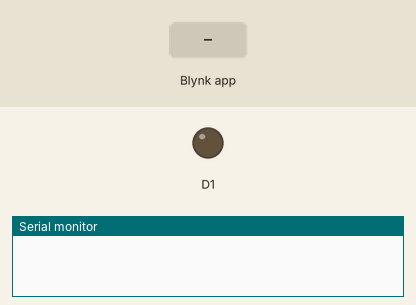
Recording of a sketch running on a simulated ESP8266 (NodeMCU). Parts: output pins drawn as LEDs (lit = HIGH), the last lines printed to the serial monitor. Inputs (shaded band) come from the test bench. WiFi joins after 1.5 s; servers stay silent unless stated.

Above: at 3.0 s.
3.1 s: Blynk app writes 1 to V0
At 3.4 s:
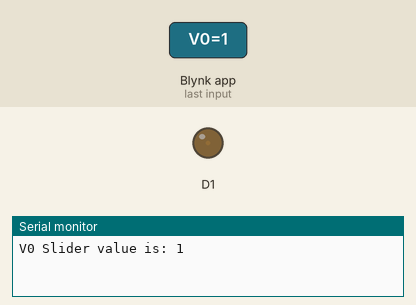
4.6 s: Blynk app writes 200 to V0
At 5.8 s:
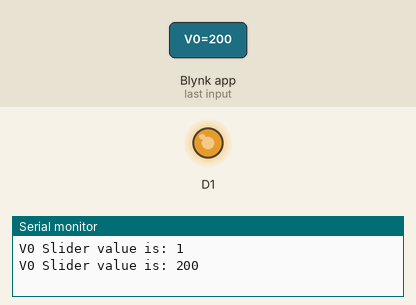
6.1 s: Blynk app writes 0 to V0
At 6.9 s:
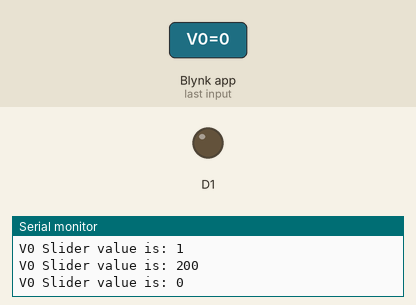
Timing chart, 0 to 9.1 s (numbered marks = the images above; inputs shaded):
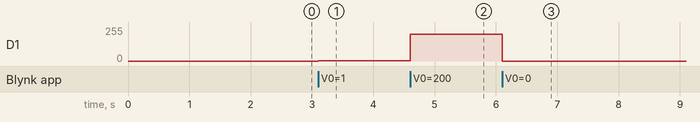

Measured:
- after the input at 3.1 s, D1: 0/255 → 1/255 at once
- after the input at 4.6 s, D1: 1/255 → 200/255 at once
- after the input at 6.1 s, D1: 200/255 → 0/255 at once

The sketch:

ESP8266-LED-BRIGHTNESS-CONTROL.ino
```cpp
#define BLYNK_TEMPLATE_ID "         " // Your Blynk Template Id
#define BLYNK_TEMPLATE_NAME "           " // Your Blynk Template Name
#define BLYNK_AUTH_TOKEN "            " // Your Blynk Auth Token
#define BLYNK_PRINT Serial

#include <ESP8266WiFi.h>
#include <BlynkSimpleEsp8266.h>

char ssid[] = "         "; //Your WiFi Name
char pass[] = "         "; //Your WiFi Password

BLYNK_WRITE(V0)
{
  int pinValue = param.asInt();

  analogWrite(D1, pinValue);

  Blynk.virtualWrite(V1, pinValue);
  Serial.print("V0 Slider value is: ");
  Serial.println(pinValue);
}

void setup() {

  Serial.begin(9600);

  Blynk.begin(BLYNK_AUTH_TOKEN, ssid, pass, "blynk.cloud", 80);

}

void loop() {
  Blynk.run();
}
```
